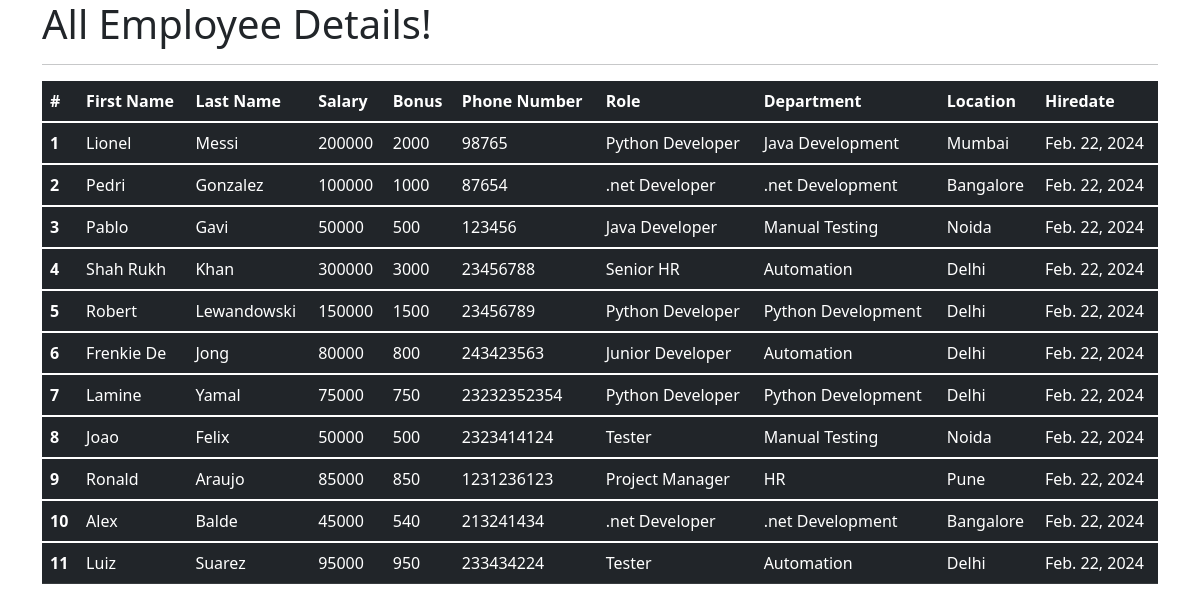
The app's page /all_emp with its own data.
### emp_app/models.py (models this page shows, shortened)
class Employee(models.Model):
    first_name = models.CharField(max_length=100, null=False)
    last_name = models.CharField(max_length=100)
    dept = models.ForeignKey(Department, on_delete=models.CASCADE)
    salary = models.IntegerField(default=0)
    bonus = models.IntegerField(default=0)
    role = models.ForeignKey(Role, on_delete=models.CASCADE)
    phone = models.IntegerField(default=0)
    hire_date = models.DateField()
    def __str__(self):
        return "%s %s %s" %(self.first_name, self.last_name, self.phone)

class Role(models.Model):
    name = models.CharField(max_length=100, null=False)

class Department(models.Model):
    name = models.CharField(max_length=100,null=False)
    location = models.CharField(max_length=100)

### emp_app/views.py (the view)
# urls.py: path('all_emp', views.all_emp, name='all_emp'),
def all_emp(request):
    emps = Employee.objects.all()
    context = {
        'emps': emps
    }
    print(context)
    return render(request, 'view_all_emp.html', context)

### emp_app/templates/view_all_emp.html (shortened to what this page needs)
<!DOCTYPE html>
<html lang="en">
<head>
  <link href="https://cdn.jsdelivr.net/npm/bootstrap@5.1.3/dist/css/bootstrap.min.css" rel="stylesheet">
</head>
  <body>
  <div class="container">
          <h1>All Employee Details!</h1>
      <hr>
     <table class="table table-dark">
  <thead>
    <tr>
      <th scope="col">#</th>
      <th scope="col">First Name</th>
      <th scope="col">Last Name</th>
      <th scope="col">Salary</th>
      <th scope="col">Bonus</th>
      <th scope="col">Phone Number</th>
      <th scope="col">Role</th>
      <th scope="col">Department</th>
      <th scope="col">Location</th>
      <th scope="col">Hiredate</th>
    </tr>
  </thead>
         {% for emp in emps %}
  <tbody>
    <tr>
      <th scope="row">{{emp.id}}</th>
      <td>{{emp.first_name}}</td>
      <td>{{emp.last_name}}</td>
      <td>{{emp.salary}}</td>
      <td>{{emp.bonus}}</td>
      <td>{{emp.phone}}</td>
      <td>{{emp.role.name}}</td>
      <td>{{emp.dept.name}}</td>
      <td>{{emp.dept.location}}</td>
      <td>{{emp.hire_date}}</td>
    </tr>
  </tbody>
         {% endfor %}
</table>
  </div>
  </body>
</html>

### records on screen
Employee: id "1", first_name "Lionel", last_name "Messi", salary "200000", bonus "2000", phone "98765", role.name "Python Developer", dept.name "Java Development", dept.location "Mumbai", hire_date "Feb. 22, 2024"
Employee: id "2", first_name "Pedri", last_name "Gonzalez", salary "100000", bonus "1000", phone "87654", role.name ".net Developer", dept.name ".net Development", dept.location "Bangalore", hire_date "Feb. 22, 2024"
Employee: id "3", first_name "Pablo", last_name "Gavi", salary "50000", bonus "500", phone "123456", role.name "Java Developer", dept.name "Manual Testing", dept.location "Noida", hire_date "Feb. 22, 2024"
Employee: id "4", first_name "Shah Rukh", last_name "Khan", salary "300000", bonus "3000", phone "23456788", role.name "Senior HR", dept.name "Automation", dept.location "Delhi", hire_date "Feb. 22, 2024"
Employee: id "5", first_name "Robert", last_name "Lewandowski", salary "150000", bonus "1500", phone "23456789", role.name "Python Developer", dept.name "Python Development", dept.location "Delhi", hire_date "Feb. 22, 2024"
Employee: id "6", first_name "Frenkie De", last_name "Jong", salary "80000", bonus "800", phone "243423563", role.name "Junior Developer", dept.name "Automation", dept.location "Delhi", hire_date "Feb. 22, 2024"
Employee: id "7", first_name "Lamine", last_name "Yamal", salary "75000", bonus "750", phone "23232352354", role.name "Python Developer", dept.name "Python Development", dept.location "Delhi", hire_date "Feb. 22, 2024"
Employee: id "8", first_name "Joao", last_name "Felix", salary "50000", bonus "500", phone "2323414124", role.name "Tester", dept.name "Manual Testing", dept.location "Noida", hire_date "Feb. 22, 2024"
Employee: id "9", first_name "Ronald", last_name "Araujo", salary "85000", bonus "850", phone "1231236123", role.name "Project Manager", dept.name "HR", dept.location "Pune", hire_date "Feb. 22, 2024"
Employee: id "10", first_name "Alex", last_name "Balde", salary "45000", bonus "540", phone "213241434", role.name ".net Developer", dept.name ".net Development", dept.location "Bangalore", hire_date "Feb. 22, 2024"
Employee: id "11", first_name "Luiz", last_name "Suarez", salary "95000", bonus "950", phone "233434224", role.name "Tester", dept.name "Automation", dept.location "Delhi", hire_date "Feb. 22, 2024"
